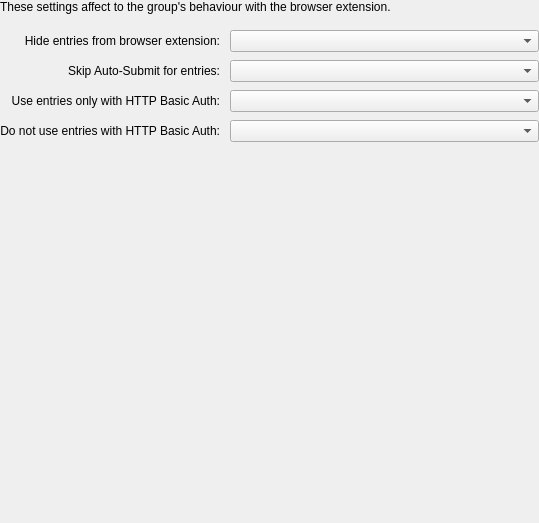
<?xml version="1.0" encoding="UTF-8"?>
<ui version="4.0">
 <class>EditGroupWidgetBrowser</class>
 <widget class="QScrollArea" name="EditGroupWidgetBrowser">
  <property name="geometry">
   <rect>
    <x>0</x>
    <y>0</y>
    <width>539</width>
    <height>523</height>
   </rect>
  </property>
  <property name="windowTitle">
   <string>Edit Group</string>
  </property>
  <property name="frameShape">
   <enum>QFrame::NoFrame</enum>
  </property>
  <property name="frameShadow">
   <enum>QFrame::Plain</enum>
  </property>
  <property name="horizontalScrollBarPolicy">
   <enum>Qt::ScrollBarAlwaysOff</enum>
  </property>
  <property name="sizeAdjustPolicy">
   <enum>QAbstractScrollArea::AdjustToContents</enum>
  </property>
  <property name="widgetResizable">
   <bool>true</bool>
  </property>
  <widget class="QWidget" name="container">
   <property name="geometry">
    <rect>
     <x>0</x>
     <y>0</y>
     <width>539</width>
     <height>523</height>
    </rect>
   </property>
   <layout class="QVBoxLayout" name="verticalLayout_1">
    <property name="leftMargin">
     <number>0</number>
    </property>
    <property name="topMargin">
     <number>0</number>
    </property>
    <property name="rightMargin">
     <number>0</number>
    </property>
    <property name="bottomMargin">
     <number>0</number>
    </property>
    <item>
     <widget class="QLabel" name="label">
      <property name="text">
       <string>These settings affect to the group's behaviour with the browser extension.</string>
      </property>
     </widget>
    </item>
    <item>
     <layout class="QGridLayout" name="gridLayout" rowstretch="0,0,0,1" columnstretch="0,1" rowminimumheight="0,0,0,1">
      <property name="leftMargin">
       <number>0</number>
      </property>
      <property name="topMargin">
       <number>10</number>
      </property>
      <property name="rightMargin">
       <number>0</number>
      </property>
      <property name="bottomMargin">
       <number>0</number>
      </property>
      <property name="horizontalSpacing">
       <number>10</number>
      </property>
      <property name="verticalSpacing">
       <number>8</number>
      </property>
      <item row="0" column="0">
       <widget class="QLabel" name="browserIntegrationHideEntriesLabel">
        <property name="text">
         <string>Hide entries from browser extension:</string>
        </property>
        <property name="alignment">
         <set>Qt::AlignLeading|Qt::AlignLeft|Qt::AlignRight|Qt::AlignTrailing|Qt::AlignVCenter</set>
        </property>
       </widget>
      </item>
      <item row="0" column="1">
       <widget class="QComboBox" name="browserIntegrationHideEntriesComboBox">
        <property name="accessibleName">
         <string>Hide entries from browser extension toggle for this and sub groups</string>
        </property>
       </widget>
      </item>
      <item row="1" column="0">
       <widget class="QLabel" name="browserIntegrationSkipAutoSubmitLabel">
        <property name="text">
         <string>Skip Auto-Submit for entries:</string>
        </property>
        <property name="alignment">
         <set>Qt::AlignLeading|Qt::AlignLeft|Qt::AlignRight|Qt::AlignTrailing|Qt::AlignVCenter</set>
        </property>
       </widget>
      </item>
      <item row="1" column="1">
       <widget class="QComboBox" name="browserIntegrationSkipAutoSubmitComboBox">
        <property name="accessibleName">
         <string>Skip Auto-Submit toggle for this and sub groups</string>
        </property>
       </widget>
      </item>
      <item row="2" column="0">
       <widget class="QLabel" name="browserIntegrationOnlyHttpAuthLabel">
        <property name="text">
         <string>Use entries only with HTTP Basic Auth:</string>
        </property>
        <property name="alignment">
         <set>Qt::AlignLeading|Qt::AlignLeft|Qt::AlignRight|Qt::AlignTrailing|Qt::AlignVCenter</set>
        </property>
       </widget>
      </item>
      <item row="2" column="1">
       <widget class="QComboBox" name="browserIntegrationOnlyHttpAuthComboBox">
        <property name="accessibleName">
         <string>Only HTTP Auth toggle for this and sub groups</string>
        </property>
       </widget>
      </item>
      <item row="3" column="0">
       <widget class="QLabel" name="browserIntegrationNotHttpAuthLabel">
        <property name="text">
         <string>Do not use entries with HTTP Basic Auth:</string>
        </property>
        <property name="alignment">
         <set>Qt::AlignLeading|Qt::AlignLeft|Qt::AlignRight|Qt::AlignTrailing|Qt::AlignVCenter</set>
        </property>
       </widget>
      </item>
      <item row="3" column="1">
       <widget class="QComboBox" name="browserIntegrationNotHttpAuthComboBox">
        <property name="accessibleName">
         <string>Do not use HTTP Auth toggle for this and sub groups</string>
        </property>
       </widget>
      </item>
      <item row="4" column="0">
       <spacer name="verticalSpacer_1">
        <property name="orientation">
         <enum>Qt::Vertical</enum>
        </property>
        <property name="sizeHint" stdset="0">
         <size>
          <width>20</width>
          <height>40</height>
         </size>
        </property>
       </spacer>
      </item>
     </layout>
    </item>
   </layout>
  </widget>
 </widget>
 <tabstops>
  <tabstop>browserIntegrationHideEntriesComboBox</tabstop>
  <tabstop>browserIntegrationSkipAutoSubmitComboBox</tabstop>
  <tabstop>browserIntegrationOnlyHttpAuthComboBox</tabstop>
  <tabstop>browserIntegrationNotHttpAuthComboBox</tabstop>
 </tabstops>
 <resources/>
 <connections/>
</ui>
